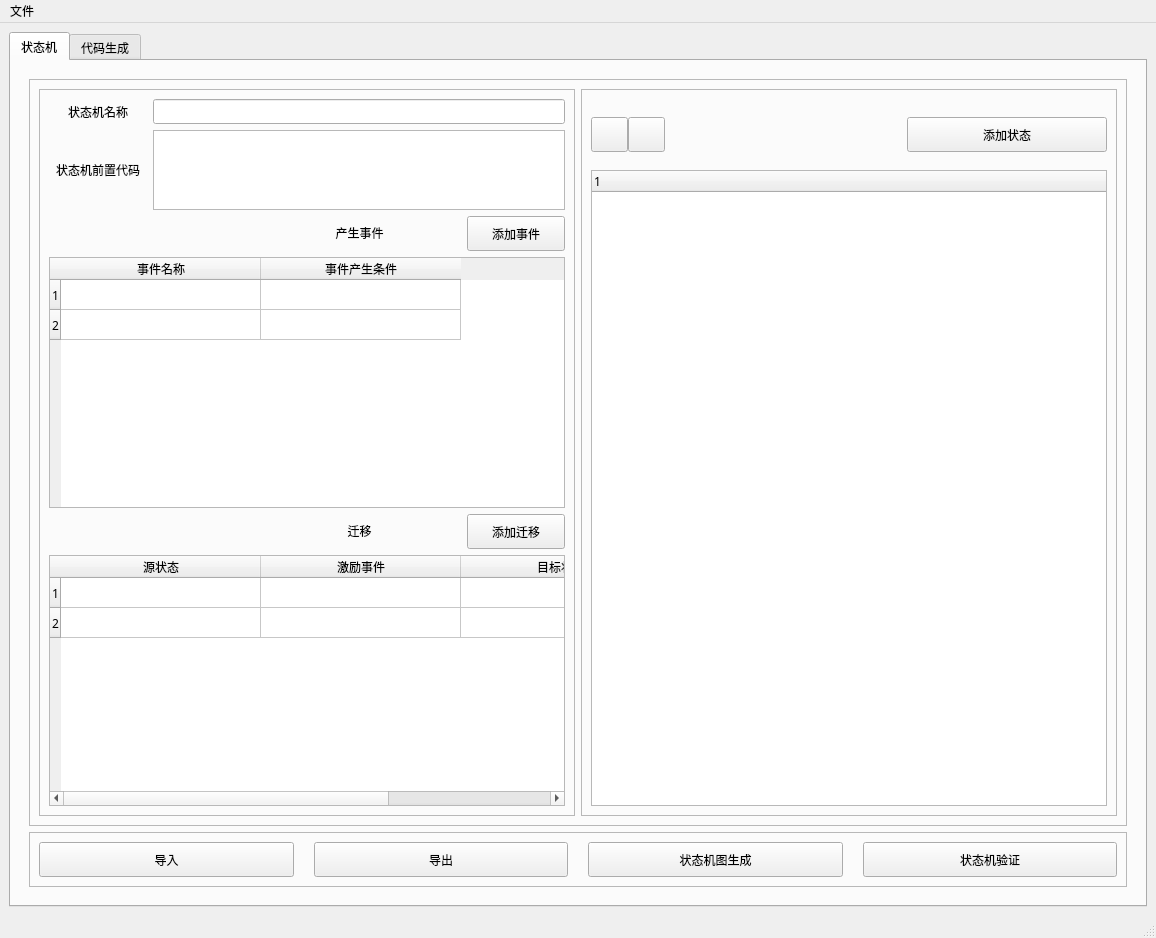
<?xml version="1.0" encoding="UTF-8"?>
<ui version="4.0">
 <class>MainWindow</class>
 <widget class="QMainWindow" name="MainWindow">
  <property name="geometry">
   <rect>
    <x>0</x>
    <y>0</y>
    <width>1156</width>
    <height>938</height>
   </rect>
  </property>
  <property name="windowTitle">
   <string>fcstm</string>
  </property>
  <widget class="QWidget" name="centralwidget">
   <layout class="QGridLayout" name="gridLayout">
    <item row="0" column="0">
     <widget class="QTabWidget" name="tabWidget">
      <property name="font">
       <font>
        <family>微软雅黑</family>
       </font>
      </property>
      <property name="currentIndex">
       <number>0</number>
      </property>
      <widget class="QWidget" name="tab_state">
       <attribute name="title">
        <string>状态机</string>
       </attribute>
       <layout class="QVBoxLayout" name="verticalLayout">
        <item>
         <widget class="QStackedWidget" name="stackedWidget_state_machine">
          <property name="currentIndex">
           <number>1</number>
          </property>
          <widget class="QWidget" name="page_initial">
           <layout class="QGridLayout" name="gridLayout_3">
            <item row="3" column="3">
             <spacer name="verticalSpacer_2">
              <property name="orientation">
               <enum>Qt::Vertical</enum>
              </property>
              <property name="sizeHint" stdset="0">
               <size>
                <width>20</width>
                <height>40</height>
               </size>
              </property>
             </spacer>
            </item>
            <item row="2" column="2">
             <spacer name="horizontalSpacer_6">
              <property name="orientation">
               <enum>Qt::Horizontal</enum>
              </property>
              <property name="sizeHint" stdset="0">
               <size>
                <width>40</width>
                <height>20</height>
               </size>
              </property>
             </spacer>
            </item>
            <item row="2" column="4">
             <spacer name="horizontalSpacer_5">
              <property name="orientation">
               <enum>Qt::Horizontal</enum>
              </property>
              <property name="sizeHint" stdset="0">
               <size>
                <width>40</width>
                <height>20</height>
               </size>
              </property>
             </spacer>
            </item>
            <item row="3" column="1">
             <spacer name="verticalSpacer_4">
              <property name="orientation">
               <enum>Qt::Vertical</enum>
              </property>
              <property name="sizeHint" stdset="0">
               <size>
                <width>20</width>
                <height>40</height>
               </size>
              </property>
             </spacer>
            </item>
            <item row="2" column="0">
             <spacer name="horizontalSpacer_4">
              <property name="orientation">
               <enum>Qt::Horizontal</enum>
              </property>
              <property name="sizeHint" stdset="0">
               <size>
                <width>40</width>
                <height>20</height>
               </size>
              </property>
             </spacer>
            </item>
            <item row="0" column="3">
             <spacer name="verticalSpacer">
              <property name="orientation">
               <enum>Qt::Vertical</enum>
              </property>
              <property name="sizeHint" stdset="0">
               <size>
                <width>20</width>
                <height>40</height>
               </size>
              </property>
             </spacer>
            </item>
            <item row="0" column="1">
             <spacer name="verticalSpacer_3">
              <property name="orientation">
               <enum>Qt::Vertical</enum>
              </property>
              <property name="sizeHint" stdset="0">
               <size>
                <width>20</width>
                <height>40</height>
               </size>
              </property>
             </spacer>
            </item>
            <item row="2" column="1">
             <widget class="QToolButton" name="button_initial_import_state_machine">
              <property name="text">
               <string>导入状态机</string>
              </property>
             </widget>
            </item>
            <item row="2" column="3">
             <widget class="QToolButton" name="button_initial_new_state_machine">
              <property name="text">
               <string>新建状态机</string>
              </property>
             </widget>
            </item>
           </layout>
          </widget>
          <widget class="QWidget" name="page_state_machine_detail">
           <layout class="QVBoxLayout" name="verticalLayout_2">
            <item>
             <widget class="QFrame" name="frame_state_detail">
              <property name="frameShape">
               <enum>QFrame::StyledPanel</enum>
              </property>
              <property name="frameShadow">
               <enum>QFrame::Raised</enum>
              </property>
              <layout class="QHBoxLayout" name="horizontalLayout_2" stretch="1,1">
               <item>
                <widget class="QFrame" name="frame_state_machine_info">
                 <property name="frameShape">
                  <enum>QFrame::StyledPanel</enum>
                 </property>
                 <property name="frameShadow">
                  <enum>QFrame::Raised</enum>
                 </property>
                 <layout class="QGridLayout" name="gridLayout_7" rowstretch="0,0,0,0,0,0,0">
                  <item row="5" column="4">
                   <widget class="QPushButton" name="button_state_machine_add_transition">
                    <property name="minimumSize">
                     <size>
                      <width>0</width>
                      <height>35</height>
                     </size>
                    </property>
                    <property name="font">
                     <font>
                      <family>微软雅黑</family>
                      <pointsize>9</pointsize>
                     </font>
                    </property>
                    <property name="text">
                     <string>添加迁移</string>
                    </property>
                    <property name="autoDefault">
                     <bool>false</bool>
                    </property>
                   </widget>
                  </item>
                  <item row="3" column="2" colspan="2">
                   <widget class="QLabel" name="label_state_machine_gen_state">
                    <property name="sizePolicy">
                     <sizepolicy hsizetype="Preferred" vsizetype="Fixed">
                      <horstretch>0</horstretch>
                      <verstretch>0</verstretch>
                     </sizepolicy>
                    </property>
                    <property name="font">
                     <font>
                      <family>微软雅黑</family>
                      <pointsize>9</pointsize>
                     </font>
                    </property>
                    <property name="text">
                     <string>产生事件</string>
                    </property>
                    <property name="alignment">
                     <set>Qt::AlignCenter</set>
                    </property>
                   </widget>
                  </item>
                  <item row="6" column="0" colspan="5">
                   <widget class="QTableWidget" name="table_state_machine_transition">
                    <property name="sizePolicy">
                     <sizepolicy hsizetype="Preferred" vsizetype="Expanding">
                      <horstretch>0</horstretch>
                      <verstretch>0</verstretch>
                     </sizepolicy>
                    </property>
                    <property name="frameShape">
                     <enum>QFrame::StyledPanel</enum>
                    </property>
                    <property name="frameShadow">
                     <enum>QFrame::Sunken</enum>
                    </property>
                    <property name="verticalScrollBarPolicy">
                     <enum>Qt::ScrollBarAsNeeded</enum>
                    </property>
                    <property name="sizeAdjustPolicy">
                     <enum>QAbstractScrollArea::AdjustIgnored</enum>
                    </property>
                    <property name="horizontalScrollMode">
                     <enum>QAbstractItemView::ScrollPerItem</enum>
                    </property>
                    <property name="showGrid">
                     <bool>true</bool>
                    </property>
                    <property name="rowCount">
                     <number>2</number>
                    </property>
                    <property name="columnCount">
                     <number>3</number>
                    </property>
                    <attribute name="horizontalHeaderDefaultSectionSize">
                     <number>200</number>
                    </attribute>
                    <row/>
                    <row/>
                    <column>
                     <property name="text">
                      <string>源状态</string>
                     </property>
                    </column>
                    <column>
                     <property name="text">
                      <string>激励事件</string>
                     </property>
                    </column>
                    <column>
                     <property name="text">
                      <string>目标状态</string>
                     </property>
                    </column>
                    <item row="0" column="2">
                     <property name="text">
                      <string/>
                     </property>
                     <property name="textAlignment">
                      <set>AlignCenter</set>
                     </property>
                    </item>
                   </widget>
                  </item>
                  <item row="3" column="4">
                   <widget class="QPushButton" name="button_state_machine_add_event">
                    <property name="minimumSize">
                     <size>
                      <width>0</width>
                      <height>35</height>
                     </size>
                    </property>
                    <property name="font">
                     <font>
                      <family>微软雅黑</family>
                      <pointsize>9</pointsize>
                     </font>
                    </property>
                    <property name="text">
                     <string>添加事件</string>
                    </property>
                    <property name="autoDefault">
                     <bool>false</bool>
                    </property>
                   </widget>
                  </item>
                  <item row="5" column="2" colspan="2">
                   <widget class="QLabel" name="label_state_machine_transition">
                    <property name="sizePolicy">
                     <sizepolicy hsizetype="Preferred" vsizetype="Fixed">
                      <horstretch>0</horstretch>
                      <verstretch>0</verstretch>
                     </sizepolicy>
                    </property>
                    <property name="font">
                     <font>
                      <family>微软雅黑</family>
                      <pointsize>9</pointsize>
                     </font>
                    </property>
                    <property name="text">
                     <string>迁移</string>
                    </property>
                    <property name="alignment">
                     <set>Qt::AlignCenter</set>
                    </property>
                   </widget>
                  </item>
                  <item row="4" column="0" colspan="5">
                   <widget class="QTableWidget" name="table_state_machine_event">
                    <property name="sizePolicy">
                     <sizepolicy hsizetype="Preferred" vsizetype="Expanding">
                      <horstretch>0</horstretch>
                      <verstretch>0</verstretch>
                     </sizepolicy>
                    </property>
                    <property name="frameShape">
                     <enum>QFrame::StyledPanel</enum>
                    </property>
                    <property name="frameShadow">
                     <enum>QFrame::Sunken</enum>
                    </property>
                    <property name="verticalScrollBarPolicy">
                     <enum>Qt::ScrollBarAsNeeded</enum>
                    </property>
                    <property name="sizeAdjustPolicy">
                     <enum>QAbstractScrollArea::AdjustIgnored</enum>
                    </property>
                    <property name="horizontalScrollMode">
                     <enum>QAbstractItemView::ScrollPerItem</enum>
                    </property>
                    <property name="showGrid">
                     <bool>true</bool>
                    </property>
                    <property name="rowCount">
                     <number>2</number>
                    </property>
                    <property name="columnCount">
                     <number>2</number>
                    </property>
                    <attribute name="horizontalHeaderDefaultSectionSize">
                     <number>200</number>
                    </attribute>
                    <row/>
                    <row/>
                    <column>
                     <property name="text">
                      <string>事件名称</string>
                     </property>
                     <property name="font">
                      <font>
                       <family>微软雅黑</family>
                      </font>
                     </property>
                     <property name="textAlignment">
                      <set>AlignCenter</set>
                     </property>
                    </column>
                    <column>
                     <property name="text">
                      <string>事件产生条件</string>
                     </property>
                     <property name="font">
                      <font>
                       <family>微软雅黑</family>
                      </font>
                     </property>
                     <property name="textAlignment">
                      <set>AlignCenter</set>
                     </property>
                    </column>
                    <item row="0" column="0">
                     <property name="textAlignment">
                      <set>AlignCenter</set>
                     </property>
                    </item>
                    <item row="0" column="1">
                     <property name="text">
                      <string/>
                     </property>
                     <property name="textAlignment">
                      <set>AlignCenter</set>
                     </property>
                    </item>
                   </widget>
                  </item>
                  <item row="1" column="0">
                   <widget class="QLabel" name="label_state_machine_state_machine_preamble">
                    <property name="font">
                     <font>
                      <family>微软雅黑</family>
                      <pointsize>9</pointsize>
                     </font>
                    </property>
                    <property name="text">
                     <string>状态机前置代码</string>
                    </property>
                    <property name="alignment">
                     <set>Qt::AlignCenter</set>
                    </property>
                   </widget>
                  </item>
                  <item row="0" column="1" colspan="4">
                   <widget class="QLineEdit" name="edit_state_machine_name">
                    <property name="sizePolicy">
                     <sizepolicy hsizetype="Preferred" vsizetype="Preferred">
                      <horstretch>0</horstretch>
                      <verstretch>0</verstretch>
                     </sizepolicy>
                    </property>
                    <property name="minimumSize">
                     <size>
                      <width>0</width>
                      <height>0</height>
                     </size>
                    </property>
                    <property name="sizeIncrement">
                     <size>
                      <width>2</width>
                      <height>0</height>
                     </size>
                    </property>
                    <property name="font">
                     <font>
                      <family>微软雅黑</family>
                      <pointsize>9</pointsize>
                     </font>
                    </property>
                    <property name="text">
                     <string/>
                    </property>
                    <property name="maxLength">
                     <number>32764</number>
                    </property>
                   </widget>
                  </item>
                  <item row="0" column="0">
                   <widget class="QLabel" name="label_state_machine_state_machine_name">
                    <property name="font">
                     <font>
                      <family>微软雅黑</family>
                      <pointsize>9</pointsize>
                     </font>
                    </property>
                    <property name="text">
                     <string>状态机名称</string>
                    </property>
                    <property name="alignment">
                     <set>Qt::AlignCenter</set>
                    </property>
                   </widget>
                  </item>
                  <item row="1" column="1" colspan="4">
                   <widget class="QTextEdit" name="edit_state_machine_preamble">
                    <property name="sizePolicy">
                     <sizepolicy hsizetype="Preferred" vsizetype="Preferred">
                      <horstretch>0</horstretch>
                      <verstretch>0</verstretch>
                     </sizepolicy>
                    </property>
                    <property name="maximumSize">
                     <size>
                      <width>16777215</width>
                      <height>80</height>
                     </size>
                    </property>
                   </widget>
                  </item>
                 </layout>
                </widget>
               </item>
               <item>
                <widget class="QFrame" name="frame_state_machine_all_state">
                 <property name="frameShape">
                  <enum>QFrame::StyledPanel</enum>
                 </property>
                 <property name="frameShadow">
                  <enum>QFrame::Raised</enum>
                 </property>
                 <layout class="QVBoxLayout" name="verticalLayout_8">
                  <property name="spacing">
                   <number>0</number>
                  </property>
                  <item>
                   <widget class="QWidget" name="widget_state" native="true">
                    <layout class="QHBoxLayout" name="horizontalLayout_3" stretch="0,3">
                     <property name="leftMargin">
                      <number>0</number>
                     </property>
                     <property name="rightMargin">
                      <number>0</number>
                     </property>
                     <item>
                      <widget class="QWidget" name="widget" native="true">
                       <layout class="QHBoxLayout" name="horizontalLayout_6">
                        <property name="spacing">
                         <number>0</number>
                        </property>
                        <property name="leftMargin">
                         <number>0</number>
                        </property>
                        <property name="rightMargin">
                         <number>10</number>
                        </property>
                        <item>
                         <widget class="QPushButton" name="button_state_machine_fold_all">
                          <property name="minimumSize">
                           <size>
                            <width>0</width>
                            <height>35</height>
                           </size>
                          </property>
                          <property name="maximumSize">
                           <size>
                            <width>50</width>
                            <height>16777215</height>
                           </size>
                          </property>
                          <property name="text">
                           <string/>
                          </property>
                         </widget>
                        </item>
                        <item>
                         <widget class="QPushButton" name="button_state_machine_expand_all">
                          <property name="minimumSize">
                           <size>
                            <width>0</width>
                            <height>35</height>
                           </size>
                          </property>
                          <property name="maximumSize">
                           <size>
                            <width>50</width>
                            <height>16777215</height>
                           </size>
                          </property>
                          <property name="text">
                           <string/>
                          </property>
                         </widget>
                        </item>
                       </layout>
                      </widget>
                     </item>
                     <item>
                      <widget class="QWidget" name="widget_state_add_state" native="true">
                       <layout class="QHBoxLayout" name="horizontalLayout_7">
                        <property name="spacing">
                         <number>0</number>
                        </property>
                        <property name="rightMargin">
                         <number>0</number>
                        </property>
                        <item>
                         <spacer name="horizontalSpacer">
                          <property name="orientation">
                           <enum>Qt::Horizontal</enum>
                          </property>
                          <property name="sizeHint" stdset="0">
                           <size>
                            <width>40</width>
                            <height>20</height>
                           </size>
                          </property>
                         </spacer>
                        </item>
                        <item alignment="Qt::AlignRight">
                         <widget class="QPushButton" name="button_state_machine_add_state">
                          <property name="sizePolicy">
                           <sizepolicy hsizetype="Preferred" vsizetype="Preferred">
                            <horstretch>0</horstretch>
                            <verstretch>0</verstretch>
                           </sizepolicy>
                          </property>
                          <property name="minimumSize">
                           <size>
                            <width>200</width>
                            <height>35</height>
                           </size>
                          </property>
                          <property name="maximumSize">
                           <size>
                            <width>200</width>
                            <height>16777215</height>
                           </size>
                          </property>
                          <property name="text">
                           <string>添加状态</string>
                          </property>
                         </widget>
                        </item>
                       </layout>
                      </widget>
                     </item>
                    </layout>
                   </widget>
                  </item>
                  <item>
                   <widget class="QTreeWidget" name="tree_state_machine_all_state">
                    <column>
                     <property name="text">
                      <string notr="true">1</string>
                     </property>
                    </column>
                   </widget>
                  </item>
                 </layout>
                </widget>
               </item>
              </layout>
             </widget>
            </item>
            <item>
             <widget class="QFrame" name="frame_state_button">
              <property name="frameShape">
               <enum>QFrame::StyledPanel</enum>
              </property>
              <property name="frameShadow">
               <enum>QFrame::Raised</enum>
              </property>
              <layout class="QHBoxLayout" name="horizontalLayout">
               <property name="spacing">
                <number>20</number>
               </property>
               <item>
                <widget class="QPushButton" name="button_state_machine_import_state">
                 <property name="sizePolicy">
                  <sizepolicy hsizetype="Minimum" vsizetype="Preferred">
                   <horstretch>0</horstretch>
                   <verstretch>0</verstretch>
                  </sizepolicy>
                 </property>
                 <property name="minimumSize">
                  <size>
                   <width>0</width>
                   <height>35</height>
                  </size>
                 </property>
                 <property name="font">
                  <font>
                   <family>微软雅黑</family>
                  </font>
                 </property>
                 <property name="text">
                  <string>导入</string>
                 </property>
                </widget>
               </item>
               <item>
                <widget class="QPushButton" name="button_state_machine_export">
                 <property name="sizePolicy">
                  <sizepolicy hsizetype="Minimum" vsizetype="Preferred">
                   <horstretch>0</horstretch>
                   <verstretch>0</verstretch>
                  </sizepolicy>
                 </property>
                 <property name="minimumSize">
                  <size>
                   <width>0</width>
                   <height>35</height>
                  </size>
                 </property>
                 <property name="font">
                  <font>
                   <family>微软雅黑</family>
                   <pointsize>9</pointsize>
                  </font>
                 </property>
                 <property name="text">
                  <string>导出</string>
                 </property>
                 <property name="autoDefault">
                  <bool>false</bool>
                 </property>
                </widget>
               </item>
               <item>
                <widget class="QPushButton" name="button_state_machine_graph_gen">
                 <property name="sizePolicy">
                  <sizepolicy hsizetype="Minimum" vsizetype="Preferred">
                   <horstretch>0</horstretch>
                   <verstretch>0</verstretch>
                  </sizepolicy>
                 </property>
                 <property name="minimumSize">
                  <size>
                   <width>0</width>
                   <height>35</height>
                  </size>
                 </property>
                 <property name="text">
                  <string>状态机图生成</string>
                 </property>
                </widget>
               </item>
               <item>
                <widget class="QPushButton" name="button_state_machine_validation">
                 <property name="sizePolicy">
                  <sizepolicy hsizetype="Minimum" vsizetype="Preferred">
                   <horstretch>0</horstretch>
                   <verstretch>0</verstretch>
                  </sizepolicy>
                 </property>
                 <property name="minimumSize">
                  <size>
                   <width>0</width>
                   <height>35</height>
                  </size>
                 </property>
                 <property name="text">
                  <string>状态机验证</string>
                 </property>
                </widget>
               </item>
              </layout>
             </widget>
            </item>
           </layout>
          </widget>
         </widget>
        </item>
       </layout>
      </widget>
      <widget class="QWidget" name="tab_code_gen">
       <attribute name="title">
        <string>代码生成</string>
       </attribute>
       <layout class="QGridLayout" name="gridLayout_2">
        <item row="0" column="0">
         <widget class="QFrame" name="frame_code_gen">
          <property name="frameShape">
           <enum>QFrame::StyledPanel</enum>
          </property>
          <property name="frameShadow">
           <enum>QFrame::Raised</enum>
          </property>
          <layout class="QHBoxLayout" name="horizontalLayout_4" stretch="2,7">
           <item>
            <widget class="QFrame" name="frame_load_state">
             <property name="frameShape">
              <enum>QFrame::StyledPanel</enum>
             </property>
             <property name="frameShadow">
              <enum>QFrame::Raised</enum>
             </property>
             <layout class="QVBoxLayout" name="verticalLayout_3">
              <item>
               <widget class="QWidget" name="widget_2" native="true">
                <layout class="QHBoxLayout" name="horizontalLayout_8">
                 <property name="spacing">
                  <number>0</number>
                 </property>
                 <property name="leftMargin">
                  <number>0</number>
                 </property>
                 <item>
                  <widget class="QPushButton" name="button_code_gen_fold_all">
                   <property name="minimumSize">
                    <size>
                     <width>0</width>
                     <height>35</height>
                    </size>
                   </property>
                   <property name="maximumSize">
                    <size>
                     <width>50</width>
                     <height>16777215</height>
                    </size>
                   </property>
                   <property name="text">
                    <string/>
                   </property>
                  </widget>
                 </item>
                 <item>
                  <widget class="QPushButton" name="button_code_gen_expand_all">
                   <property name="minimumSize">
                    <size>
                     <width>0</width>
                     <height>35</height>
                    </size>
                   </property>
                   <property name="maximumSize">
                    <size>
                     <width>50</width>
                     <height>16777215</height>
                    </size>
                   </property>
                   <property name="text">
                    <string/>
                   </property>
                  </widget>
                 </item>
                 <item>
                  <spacer name="horizontalSpacer_2">
                   <property name="orientation">
                    <enum>Qt::Horizontal</enum>
                   </property>
                   <property name="sizeHint" stdset="0">
                    <size>
                     <width>40</width>
                     <height>20</height>
                    </size>
                   </property>
                  </spacer>
                 </item>
                </layout>
               </widget>
              </item>
              <item>
               <widget class="QTreeWidget" name="tree_code_gen_all_state">
                <column>
                 <property name="text">
                  <string notr="true">1</string>
                 </property>
                </column>
               </widget>
              </item>
             </layout>
            </widget>
           </item>
           <item>
            <widget class="QFrame" name="frame_state_code">
             <property name="frameShape">
              <enum>QFrame::StyledPanel</enum>
             </property>
             <property name="frameShadow">
              <enum>QFrame::Raised</enum>
             </property>
             <layout class="QVBoxLayout" name="verticalLayout_4" stretch="1,20">
              <item>
               <widget class="QWidget" name="widget_code_gen_button_container" native="true">
                <layout class="QHBoxLayout" name="horizontalLayout_5">
                 <item>
                  <widget class="QPushButton" name="button_code_gen_code_gen">
                   <property name="minimumSize">
                    <size>
                     <width>0</width>
                     <height>35</height>
                    </size>
                   </property>
                   <property name="maximumSize">
                    <size>
                     <width>200</width>
                     <height>16777215</height>
                    </size>
                   </property>
                   <property name="text">
                    <string>生成代码</string>
                   </property>
                  </widget>
                 </item>
                 <item>
                  <widget class="QPushButton" name="button_code_gen_code_save">
                   <property name="minimumSize">
                    <size>
                     <width>0</width>
                     <height>35</height>
                    </size>
                   </property>
                   <property name="maximumSize">
                    <size>
                     <width>200</width>
                     <height>16777215</height>
                    </size>
                   </property>
                   <property name="text">
                    <string>保存代码</string>
                   </property>
                  </widget>
                 </item>
                </layout>
               </widget>
              </item>
              <item>
               <widget class="QWidget" name="widget_code_ide" native="true">
                <property name="sizePolicy">
                 <sizepolicy hsizetype="Preferred" vsizetype="Preferred">
                  <horstretch>0</horstretch>
                  <verstretch>0</verstretch>
                 </sizepolicy>
                </property>
               </widget>
              </item>
             </layout>
            </widget>
           </item>
          </layout>
         </widget>
        </item>
       </layout>
      </widget>
     </widget>
    </item>
   </layout>
  </widget>
  <widget class="QMenuBar" name="menubar">
   <property name="geometry">
    <rect>
     <x>0</x>
     <y>0</y>
     <width>1156</width>
     <height>23</height>
    </rect>
   </property>
   <widget class="QMenu" name="menu">
    <property name="title">
     <string>文件</string>
    </property>
   </widget>
   <addaction name="menu"/>
  </widget>
  <widget class="QStatusBar" name="statusbar"/>
 </widget>
 <resources/>
 <connections/>
</ui>
